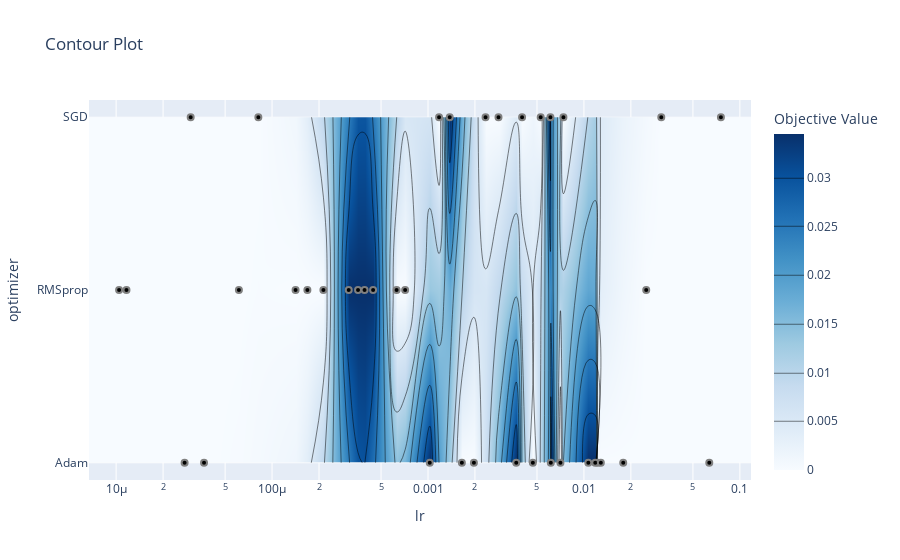

The code cell stored with this chart in its notebook:
### Code cell
optuna.visualization.plot_contour(study)

### Figure 1 — Plotly figure (JSON) as saved in the notebook; plotly's stock layout.template omitted (floating-point values rounded to 4 significant figures)
{"data": [{"colorbar": {"title": {"text": "Objective Value"}}, "colorscale": [[0, "rgb(247,251,255)"], [0.125, "rgb(222,235,247)"], [0.25, "rgb(198,219,239)"], [0.375, "rgb(158,202,225)"], [0.5, "rgb(107,174,214)"], [0.625, "rgb(66,146,198)"], [0.75, "rgb(33,113,181)"], [0.875, "rgb(8,81,156)"], [1, "rgb(8,48,107)"]], "connectgaps": true, "contours": {"coloring": "heatmap"}, "hoverinfo": "none", "line": {"smoothing": 1.3}, "reversescale": false, "type": "contour", "x": [6.7e-06, 1.045e-05, 1.165e-05, 2.749e-05, 3.007e-05, 3.662e-05, 6.128e-05, 8.166e-05, 0.0001415, 0.0001685, 0.0002135, 0.0003102, 0.0003559, 0.0003919, 0.0004446, 0.000629, 0.0007135, 0.001026, 0.001178, 0.001378, 0.001649, 0.00197, 0.002339, 0.002832, 0.00368, 0.004012, 0.004703, 0.00528, 0.006096, 0.006131, 0.007068, 0.007388, 0.01067, 0.01182, 0.01228, 0.01284, 0.01787, 0.02509, 0.03133, 0.06365, 0.07558, 0.1179], "y": ["Adam", "RMSprop", "SGD"], "z": [[null, null, null, 0, null, 0, null, null, null, null, null, null, null, null, null, null, null, 0.03448, null, null, 0, 0, null, null, 0.03448, null, 0, null, null, 0.03448, 0, null, 0.03448, 0.03448, 0, 0, 0, null, null, 0, null, null], [null, 0, 0, null, null, null, 0, null, 0, 0, 0, 0.03448, 0.03448, 0.03448, 0.03448, 0, 0, null, null, null, null, null, null, null, null, null, null, null, null, null, null, null, null, null, null, null, null, 0, null, null, null, null], [null, null, null, null, 0, null, null, 0, null, null, null, null, null, null, null, null, null, null, 0, 0.03448, null, null, 0, 0, null, 0, null, 0, 0.03448, null, null, 0, null, null, null, null, null, null, 0, null, 0, null]]}, {"marker": {"color": "black", "line": {"color": "Grey", "width": 2}}, "mode": "markers", "showlegend": false, "type": "scatter", "x": [2.749e-05, 1.165e-05, 3.662e-05, 0.00197, 0.006131, 0.01787, 0.02509, 0.06365, 0.002339, 3.007e-05, 0.0003559, 0.0003919, 0.000629, 0.0002135, 0.006096, 0.007068, 0.0001415, 0.00528, 0.07558, 0.007388, 0.001378, 0.0004446, 0.0001685, 0.001649, 0.0007135, 8.166e-05, 0.002832, 0.001026, 0.01228, 0.03133, 0.004703, 0.001178, 0.00368, 0.004012, 0.01067, 0.01182, 0.01284, 1.045e-05, 0.0003102, 6.128e-05], "y": ["Adam", "RMSprop", "Adam", "Adam", "Adam", "Adam", "RMSprop", "Adam", "SGD", "SGD", "RMSprop", "RMSprop", "RMSprop", "RMSprop", "SGD", "Adam", "RMSprop", "SGD", "SGD", "SGD", "SGD", "RMSprop", "RMSprop", "Adam", "RMSprop", "SGD", "SGD", "Adam", "Adam", "SGD", "Adam", "SGD", "Adam", "SGD", "Adam", "Adam", "Adam", "RMSprop", "RMSprop", "RMSprop"]}], "layout": {"title": {"text": "Contour Plot"}, "xaxis": {"range": [-5.174, -0.9286], "title": {"text": "lr"}, "type": "log"}, "yaxis": {"range": [-0.1, 2.1], "title": {"text": "optimizer"}, "type": "category"}}}
